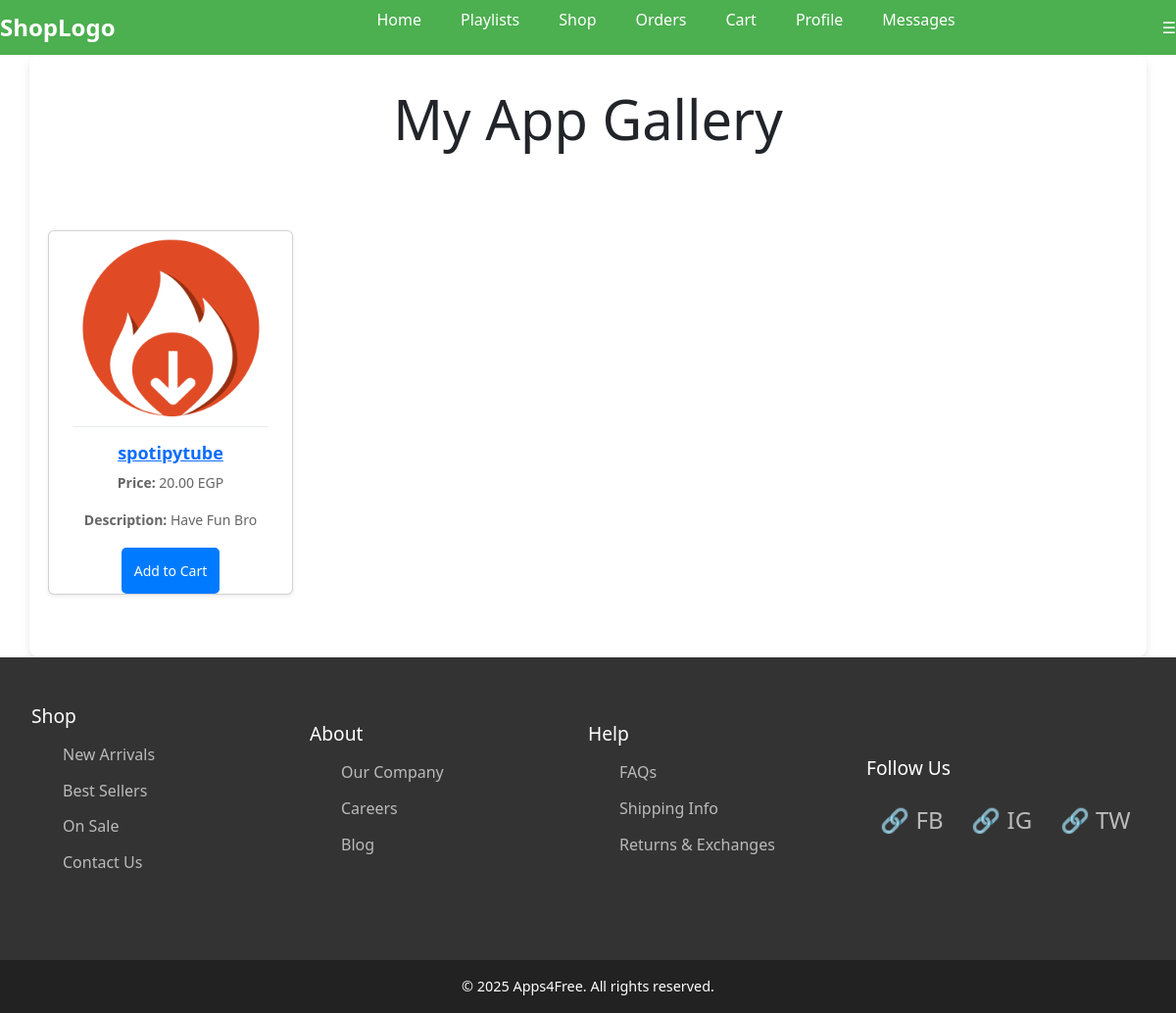
/shop (signed in), run on the app's committed database.
### product/models.py (models this page shows, shortened)
class Product(models.Model):
    name = models.CharField(max_length=30, default='Product_Name')
    description = models.TextField(default='My_description', null=True, blank=True)
    price = models.DecimalField(max_digits=7, decimal_places=2, default=20.00)  # Increased max_digits for flexibility
    activation_period = models.DurationField(default=timedelta(hours=2))  # Duration field to store time
    image = models.ImageField(upload_to='Photos/%y/%m/%d', default='Photos/24/09/17/images.png')
    download_file = models.FileField(upload_to='Downloads/%y/%m/%d', default=f'Downloads/24/09/17/file{id}.exe')
    download_file_version = models.CharField(max_length=10, default='1.0.0')
    active = models.BooleanField(default=True)
    category = models.ForeignKey(Category, on_delete=models.PROTECT, null=True, blank=True)
    class Meta:
        verbose_name = 'Product'
        ordering = ['name']

### product/views.py (the view)
# urls.py: path('shop', views.products_view, name='Shop'),
@login_required
def products_view(request):
    try:
        products = Product.objects.all()
    except Exception as e:
        logger.error(f"Error fetching products: {e}")
        messages.error(request, "An error occurred while fetching products. Please try again later.")
        products = []
    return render(request, 'product/shop.html', {'products': products})

### product/templates/product/shop.html (shortened to what this page needs)
{% extends 'base.html' %}
{% block content %}
    <div class="text-center mb-5">
        <h1 class="display-4">My App Gallery</h1>
    </div>
    <div class="products-wrapper">
        {% for product in products %}
            {% if product.active %}
            <div class="product-card card shadow-sm">
                <a href="{% url "product" product.id %}"><img class="card-img-top" src="{{ product.image.url }}" alt="product image" style="height: 200px; object-fit: cover;"></a>
                <div class="card-body">
                    <a href="{% url "product" product.id %}"><h5 class="card-title text-primary">{{ product.name }}</h5></a>
                    <p class="card-text"><strong>Price: </strong>{{ product.price }} EGP</p>
                    <p class="card-text"><strong>Description: </strong>{{ product.description }}</p>
                </div>
                <form action="{% url 'AddtoCart' product.id %}" method="POST">
                    <button class="btn btn-buy">Add to Cart</button>
                </form>
            </div>
            {% endif %}
        {% endfor %}
    </div>
{% endblock %}

### Project/static/css/style.css (style rules this page uses)
* { margin: 0; padding: 0; box-sizing: border-box; justify-content: center; align-items: center; }
html, body { width: 100%; min-height: 100%; display: flex; flex-direction: column; align-items: stretch; }
body { font-family: 'Segoe UI', Tahoma, Geneva, Verdana, sans-serif; background-color: #f4f6f8; }
.btn { display: inline-block; padding: 10px 20px; font-size: 16px; color: #fff; background-color: #007bff; border-radius: 8px; border: none; cursor: pointer; transition: background-color 0.3s ease; }
.btn-buy { background-color: #4CAF50; display: inline-block; padding: 10px 20px; font-size: 16px; color: #fff; border-radius: 8px; border: none; cursor: pointer; transition: background-color 0.3s ease; }
.products-wrapper { display: grid; grid-template-columns: repeat(4, 1fr); gap: 20px; padding: 2rem 0; justify-items: center; }
.product-card { background-color: #fff; border-radius: 12px; overflow: hidden; box-shadow: 0 4px 12px rgba(0, 0, 0, 0.05); transition: transform 0.3s, box-shadow 0.3s ease; max-width: 250px; width: 100%; display: flex; flex-direction: column; }
.product-card img { width: 100%; height: 200px; object-fit: cover; border-bottom: 1px solid #e9ecef; }
.product-card .card-body { padding: 1rem; display: flex; flex-direction: column; justify-content: space-between; flex-grow: 1; }
.product-card .card-title { font-size: 18px; color: #007bff; font-weight: 600; margin-bottom: 0.5rem; text-align: center; }
.product-card .card-text { font-size: 14px; color: #666; margin-bottom: 1rem; text-align: center; }
.product-card .btn { padding: 0.75rem; background-color: #007bff; color: #fff; text-align: center; border-radius: 5px; font-size: 14px; cursor: pointer; transition: background-color 0.3s ease; width: 100%; margin-top: auto; }
h1, h2, h3, h4, h5, h6 { color: #333; margin-bottom: 1rem; font-weight: 600; }
p { color: #666; line-height: 1.6; margin-bottom: 1rem; }
a { color: #007bff; text-decoration: none; }

### data on the page
Product: image (picture), name "spotipytube", price "20.00", description "Have Fun Bro"
